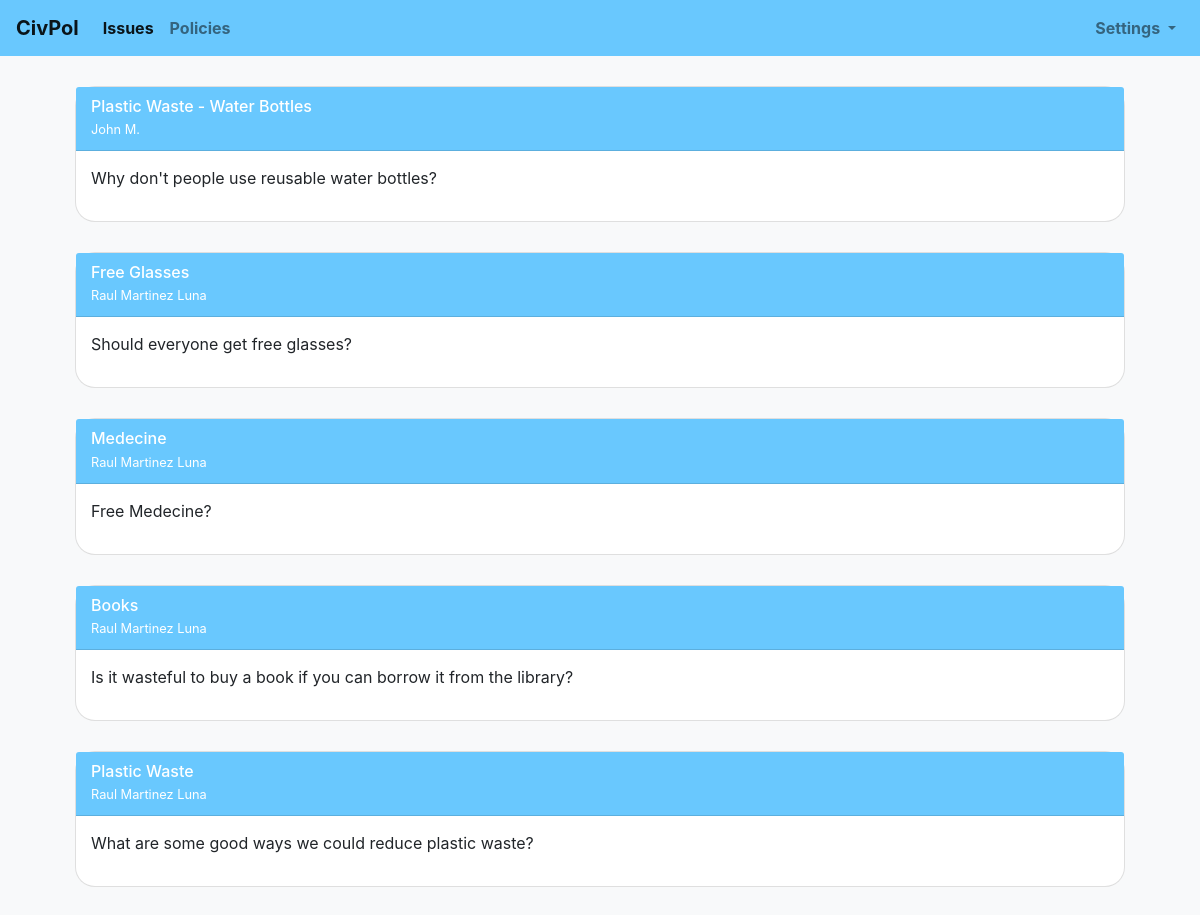
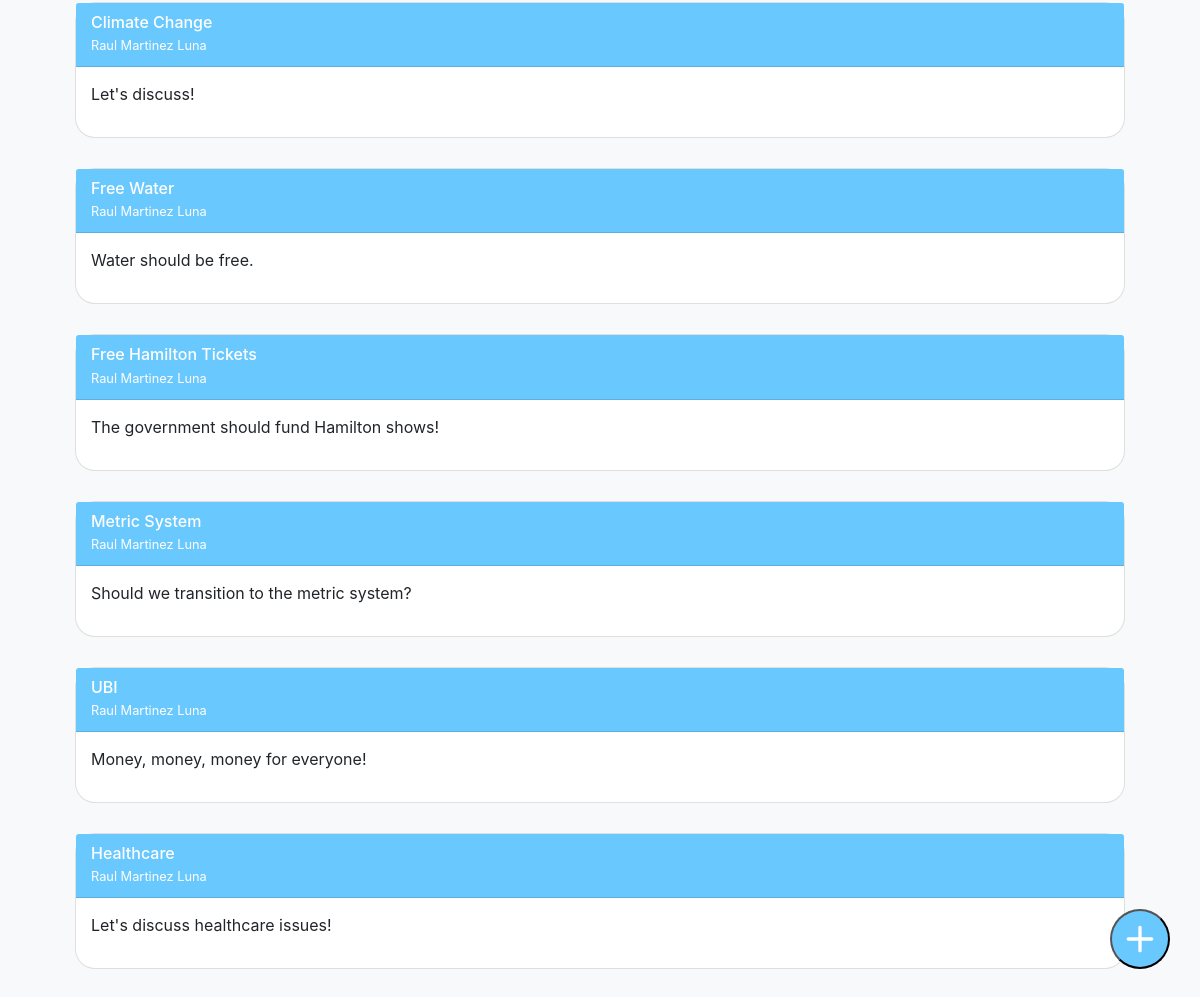
Page /issues (signed in) on the committed database (2 pictures, top to bottom).
### models.py (models this page shows, shortened)
class Issue(Base):
    __tablename__ = "issues"
    id = Column("id", INTEGER, primary_key=True)
    title =  Column("title", TEXT, nullable=False)
    content = Column("content", TEXT, nullable=False)
    creation_date = Column("creation_date", DATETIME, nullable=False)
    user_id = Column('user_id', TEXT, ForeignKey("users.username"))
    user = relationship("User", back_populates="issues")
    policies = relationship("Policy", back_populates="issue")

class User(Base):
    __tablename__ = "users"
    username = Column("username", TEXT, primary_key=True)
    email = Column("email", TEXT, nullable=False)
    display_name = Column("display_name", TEXT, nullable=False)
    password = Column("password", TEXT, nullable=False)
    creation_date = Column("creation_date", DATETIME, nullable=False)
    likes = relationship("Like", back_populates="user")
    dislikes = relationship("Dislike", back_populates="user")
    issues = relationship("Issue", back_populates="user")
    policies = relationship("Policy", back_populates="user")

### app.py (the view, shortened to what this page needs)
@app.route("/issues", methods=("GET", "POST"))
def issues():
    if "username" in session:
        if request.method == "GET":
            return render_template("issues.html", issueList=civpol.issueFeed())
    else:
        return redirect(url_for("login"))

### civpol.py (called while the page is built)
    def issueFeed(self):
        return reversed(db_session.query(Issue).all())

### templates/issues.html
{% extends "base-addition.html" %}
{% set active_page = "issues" %}
{% block feed %}
    {% block extraStyle %}
    <link rel="stylesheet" type="text/css" href="{{url_for('static', filename='styles/issues-style.css')}}">
    {% endblock %}
    {% for issue in issueList %}
        <div class="container">
            <form class="card" action="#" method="POST">
                <button type="submit" class="btn card-btn" name="issueNum" value={{loop.index}}>
                    <div class="card-header">
                        <h6 class="mb-0">{{issue.title}}</h6>
                        <small>{{issue.user.display_name}}</small>
                    </div>
                    <div class="card-body">
                        <p>{{issue.content}}</p>
                    </div>
                </button>
            </form>
        </div>
    {% else %}
        <p class="last-resort">Be the first to create an issue!</p>
    {% endfor %}
{% endblock %}

### templates/base-addition.html (shortened to what this page needs)
{% extends "base.html" %}
{% block style %}
    <link rel="stylesheet" type="text/css" href="{{url_for('static', filename='styles/base-addition-style.css')}}">
	{% block extraStyle %}
	{% endblock %}
{% endblock %}
{% block content %}
	{% block feed %}
	{% endblock %}
    <button href="#" class="blue-circle" data-toggle="modal" data-target="#myModal">
        <svg viewBox="0 0 24 24">
        <path fill="#FFFFFF" d="M19,11H13V5c0-0.553-0.448-1-1-1s-1,0.447-1,1v6H5c-0.553,0-1,0.447-1,1s0.447,1,1,1h6v6c0,0.553,0.447,1,1,1s1-0.447,1-1v-6h6c0.553,0,1-0.447,1-1S19.553,11,19,11z"/>
        </svg>
    </button>
{% endblock %}

### templates/base.html (shortened to what this page needs)
<!DOCTYPE html>
<html>
    <head>
        <link rel="stylesheet" href="https://maxcdn.bootstrapcdn.com/bootstrap/4.5.2/css/bootstrap.min.css">
        <link rel="stylesheet" type="text/css" href="{{url_for('static', filename='styles/base-style.css')}}">
        {% block style %}
        {% endblock %}
      </head>
    <body>
        {% set active_page = active_page|default('home') -%}
        <nav class="navbar navbar-expand-lg navbar-light">
          <a class="navbar-brand" href="{{url_for('issues')}}">CivPol</a>
          <div class="collapse navbar-collapse" id="navbarNav">
              <ul class="navbar-nav mr-auto">
                <li class="nav-item">
                    <a class="nav-link {{ 'active' if active_page == 'issues' else '' }}" href="{{url_for('issues')}}">Issues</a>
                </li>
                <li class="nav-item">
                    <a class="nav-link {{ 'active' if active_page == 'policies' else '' }}" href="{{url_for('policies')}}">Policies</a>
                </li>
              </ul>
              <ul class="navbar-nav ml-auto">
                <li class="nav-item dropdown">
                  <a class="nav-link dropdown-toggle {{ 'active' if active_page == 'settings' else '' }} " href="#" id="navbarDropdown" role="button" data-toggle="dropdown" aria-haspopup="true" aria-expanded="false">
                    Settings
                  </a>
                </li>
              </ul>
          </div>
        </nav>
        {% block content %}
        {% endblock %}
    </body>
</html>

### static/styles/base-style.css (style rules this page uses)
body { background-color: #f8f9fa; }
.navbar { background-color: #69C8FE; color: #fff; }
.navbar-brand { font-weight: bold; }
.nav-link { color: #fff; font-weight: bold; }

### static/styles/base-addition-style.css (style rules this page uses)
.card { margin-bottom: 30px; }
.blue-circle { position: fixed; right: 30px; bottom: 30px; width: 60px; height: 60px; border-radius: 50%; background-color: #69C8FE; display: flex; align-items: center; justify-content: center; z-index: 9999; cursor: pointer; }
.blue-circle svg { width: 40px; height: 40px; }

### static/styles/issues-style.css (style rules this page uses)
.card { border-radius: 20px; margin: 30px; }
.card-header { border-top-left-radius: 20px; border-top-right-radius: 20px; background-color: #69C8FE; color: #fff; font-weight: bold; padding: 10px 15px; text-align: left; }
.card-body { border-bottom-left-radius: 20px; border-bottom-right-radius: 20px; padding: 15px; text-align: left; }
.btn.card-btn { border: none; background: none; color: inherit; text-decoration: none; cursor: pointer; padding: 0; margin: 0; }

### rows in the picture
Issue: title "Plastic Waste - Water Bottles", user.display_name "John M.", content "Why don't people use reusable water bottles?"
Issue: title "Free Glasses", user.display_name "Raul Martinez Luna", content "Should everyone get free glasses?"
Issue: title "Medecine", user.display_name "Raul Martinez Luna", content "Free Medecine?"
Issue: title "Books", user.display_name "Raul Martinez Luna", content "Is it wasteful to buy a book if you can borrow it from the library?"
Issue: title "Plastic Waste", user.display_name "Raul Martinez Luna", content "What are some good ways we could reduce plastic waste?"
Issue: title "Climate Change", user.display_name "Raul Martinez Luna", content "Let's discuss!"
Issue: title "Free Water", user.display_name "Raul Martinez Luna", content "Water should be free."
Issue: title "Free Hamilton Tickets", user.display_name "Raul Martinez Luna", content "The government should fund Hamilton shows!"
Issue: title "Metric System", user.display_name "Raul Martinez Luna", content "Should we transition to the metric system?"
Issue: title "UBI", user.display_name "Raul Martinez Luna", content "Money, money, money for everyone!"
Issue: title "Healthcare", user.display_name "Raul Martinez Luna", content "Let's discuss healthcare issues!"
